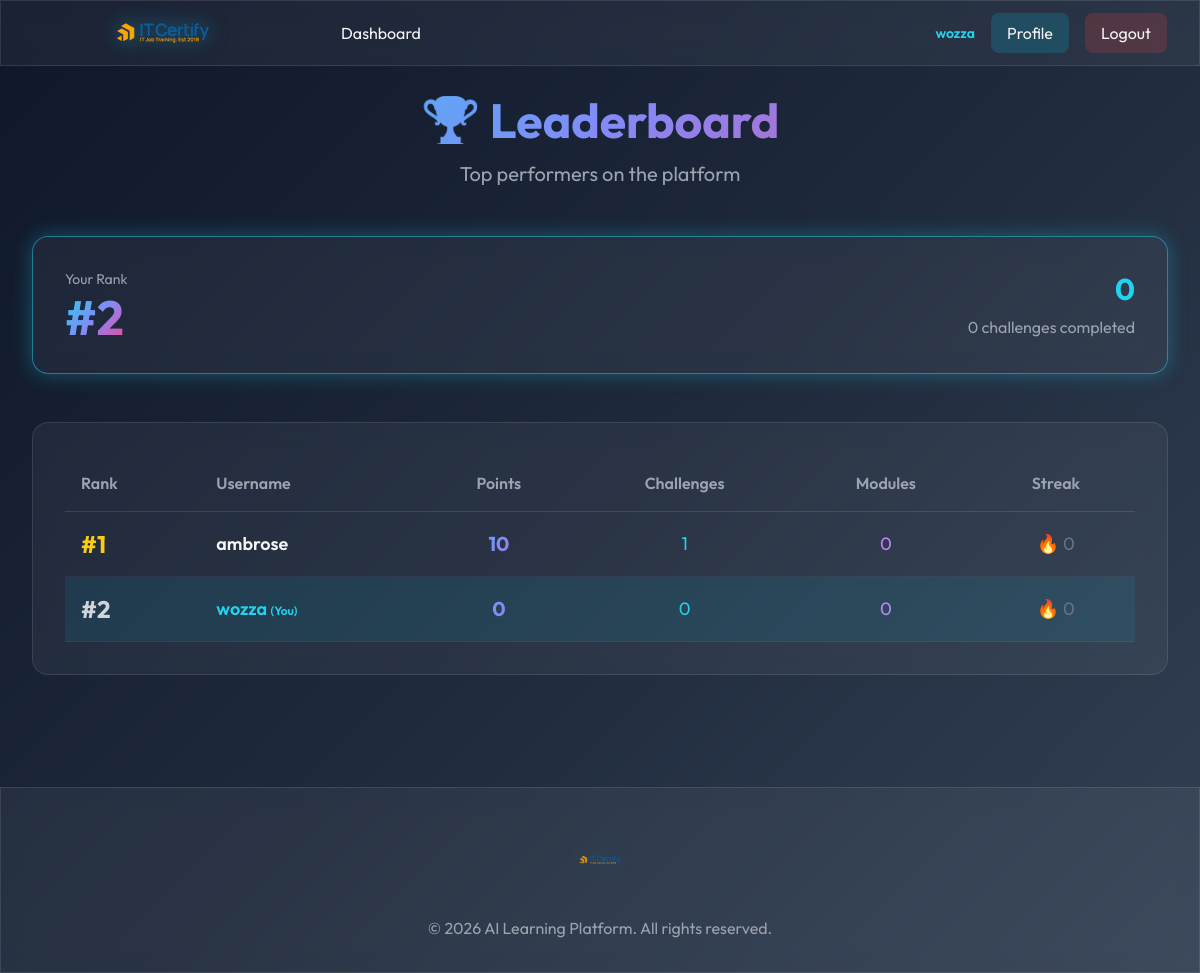
The app's page /leaderboard/ (signed in), older data.
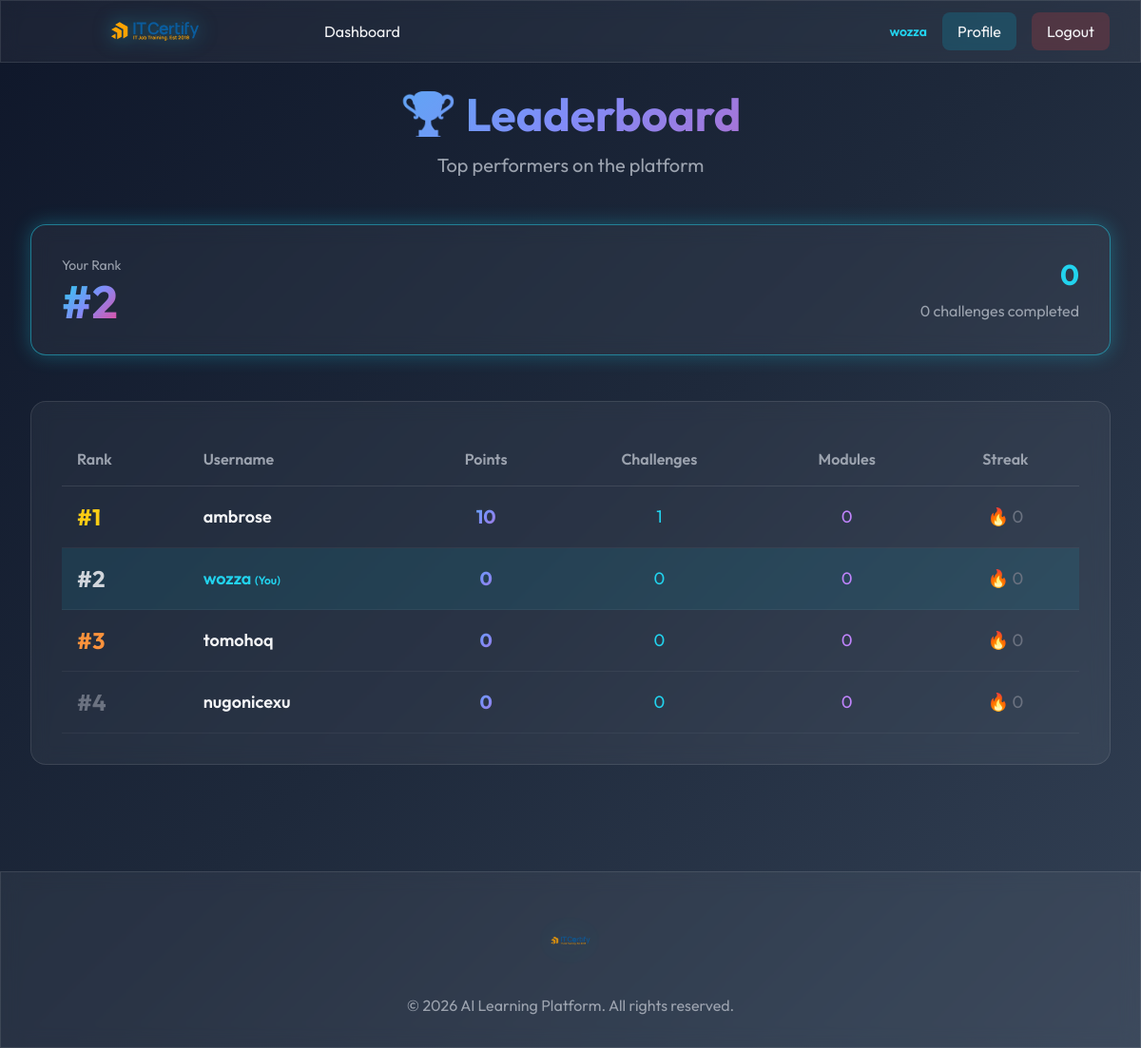
The same page, newer data.
### learning/models.py (models this page shows, shortened)
class Leaderboard(models.Model):
    user = models.OneToOneField(User, on_delete=models.CASCADE, related_name='leaderboard')
    total_points = models.IntegerField(default=0)
    challenges_completed = models.IntegerField(default=0)
    modules_completed = models.IntegerField(default=0)
    current_streak = models.IntegerField(default=0)
    longest_streak = models.IntegerField(default=0)
    last_activity_date = models.DateField(default=timezone.now)
    class Meta:
        ordering = ['-total_points', '-challenges_completed']

### learning/views.py (the view)
# urls.py: path('leaderboard/', views.leaderboard_view, name='leaderboard'),
@login_required
def leaderboard_view(request):
    top_users = Leaderboard.objects.all()[:50]
    user_leaderboard = Leaderboard.objects.get(user=request.user)
    user_rank = Leaderboard.objects.filter(
        total_points__gt=user_leaderboard.total_points
    ).count() + 1
    context = {
        'top_users': top_users,
        'user_leaderboard': user_leaderboard,
        'user_rank': user_rank,
    }
    return render(request, 'leaderboard.html', context)

### templates/leaderboard.html (shortened to what this page needs)
{% extends 'base.html' %}
{% block content %}
<div class="max-w-7xl mx-auto px-4 sm:px-6 lg:px-8">
    <div class="mb-12 text-center">
        <h1 class="text-5xl font-bold mb-4 gradient-text">🏆 Leaderboard</h1>
        <p class="text-xl text-gray-400">Top performers on the platform</p>
    </div>
    <div class="glass-effect rounded-2xl p-8 mb-12 neon-border">
        <div class="flex items-center justify-between">
            <div>
                <div class="text-sm text-gray-400 mb-1">Your Rank</div>
                <div class="text-5xl font-bold gradient-text">#{{ user_rank }}</div>
            </div>
            <div class="text-right">
                <div class="text-3xl font-bold text-cyan-400 mb-2">{{ user_leaderboard.total_points }}</div>
                <div class="text-gray-400">{{ user_leaderboard.challenges_completed }} challenges completed</div>
            </div>
        </div>
    </div>
    <div class="glass-effect rounded-2xl p-8">
        <div class="overflow-x-auto">
            <table class="w-full">
                <thead>
                    <tr class="border-b border-white/10">
                        <th class="text-left py-4 px-4 text-gray-400 font-semibold">Rank</th>
                        <th class="text-left py-4 px-4 text-gray-400 font-semibold">Username</th>
                        <th class="text-center py-4 px-4 text-gray-400 font-semibold">Points</th>
                        <th class="text-center py-4 px-4 text-gray-400 font-semibold">Challenges</th>
                        <th class="text-center py-4 px-4 text-gray-400 font-semibold">Modules</th>
                        <th class="text-center py-4 px-4 text-gray-400 font-semibold">Streak</th>
                    </tr>
                </thead>
                <tbody>
                    {% for performer in top_users %}
                    <tr class="border-b border-white/5 hover:bg-white/5 transition {% if performer.user == user %}bg-cyan-500/10{% endif %}">
                        <td class="py-4 px-4">
                            <span class="text-2xl font-bold
                                {% if forloop.counter == 1 %}text-yellow-400
                                {% elif forloop.counter == 2 %}text-gray-300
                                {% elif forloop.counter == 3 %}text-orange-400
                                {% else %}text-gray-500{% endif %}">
                                #{{ forloop.counter }}
                            </span>
                        </td>
                        <td class="py-4 px-4">
                            <div class="font-semibold text-lg {% if performer.user == user %}text-cyan-400{% endif %}">
                                {{ performer.user.username }}
                                {% if performer.user == user %}
                                <span class="text-xs text-cyan-400">(You)</span>
                                {% endif %}
                            </div>
                        </td>
                        <td class="py-4 px-4 text-center">
                            <div class="text-xl font-bold gradient-text">{{ performer.total_points }}</div>
                        </td>
                        <td class="py-4 px-4 text-center">
                            <div class="text-lg text-cyan-400">{{ performer.challenges_completed }}</div>
                        </td>
                        <td class="py-4 px-4 text-center">
                            <div class="text-lg text-purple-400">{{ performer.modules_completed }}</div>
                        </td>
                        <td class="py-4 px-4 text-center">
                            <div class="text-lg">
                                <span class="{% if performer.current_streak > 0 %}text-orange-400{% else %}text-gray-500{% endif %}">
                                    🔥 {{ performer.current_streak }}
                                </span>
                            </div>
                        </td>
                    </tr>
                    {% endfor %}
                </tbody>
            </table>
        </div>
    </div>
</div>
{% endblock %}

### templates/base.html (shortened to what this page needs)
<!DOCTYPE html>
{% load static %}
<html lang="en">
<head>
    <script src="https://cdn.tailwindcss.com"></script>
</head>
<body class="text-gray-100">
    {% if user.is_authenticated %}
    <nav class="glass-effect fixed w-full top-0 z-50">
        <div class="max-w-7xl mx-auto px-4 sm:px-6 lg:px-8">
            <div class="flex justify-between items-center h-16">
                <div class="flex items-center space-x-8">
                    <a href="{% url 'dashboard' %}" class="flex items-center">
                        <img src="{% static 'images/Logo-3.svg' %}" alt="AI Learning Platform Logo" class="logo-img">
                    </a>
                    <div class="hidden md:flex space-x-4">
                        <a href="{% url 'dashboard' %}" class="px-4 py-2 rounded-lg hover:bg-white/10 transition">
                            Dashboard
                        </a>
                    </div>
                </div>
                <div class="flex items-center space-x-4">
                    <div class="text-sm">
                        <span class="text-cyan-400 font-semibold">{{ user.username }}</span>
                    </div>
                    <a href="{% url 'profile' %}" class="px-4 py-2 rounded-lg bg-cyan-500/20 hover:bg-cyan-500/30 transition">
                        Profile
                    </a>
                    <a href="{% url 'logout' %}" class="px-4 py-2 rounded-lg bg-red-500/20 hover:bg-red-500/30 transition">
                        Logout
                    </a>
                </div>
            </div>
        </div>
    </nav>
    <div class="pt-16">
        {% endif %}
        <main class="{% if user.is_authenticated %}py-8{% else %}py-0{% endif %}">
            {% block content %}{% endblock %}
        </main>
        {% if user.is_authenticated %}
    </div>
    {% endif %}
    <footer class="glass-effect mt-20 py-8">
        <div class="max-w-7xl mx-auto px-4 sm:px-6 lg:px-8">
            <div class="flex flex-col items-center space-y-4">
                <img src="{% static 'images/Logo-3.svg' %}" alt="AI Learning Platform Logo" class="footer-logo">
                <p class="text-gray-400 text-center">
                    &copy; <span id="currentYear"></span> AI Learning Platform. All rights reserved.
                </p>
            </div>
        </div>
    </footer>
</body>
</html>

### templates/base.html (style rules this page uses)
* { font-family: 'Outfit', sans-serif; }
body { background: linear-gradient(135deg, #0F172A 0%, #1E293B 50%, #334155 100%); min-height: 100vh; }
.glass-effect { background: rgba(255, 255, 255, 0.05); backdrop-filter: blur(10px); border: 1px solid rgba(255, 255, 255, 0.1); }
.neon-border { box-shadow: 0 0 20px rgba(34, 211, 238, 0.3); border: 1px solid rgba(34, 211, 238, 0.5); }
.gradient-text { background: linear-gradient(135deg, #22D3EE, #818CF8, #EC4899); -webkit-background-clip: text; -webkit-text-fill-color: transparent; background-clip: text; }
.logo-img { height: 180px; width: auto; filter: drop-shadow(0 0 10px rgba(34, 211, 238, 0.5)); transition: transform 0.3s ease; }
.footer-logo { height: 80px; width: auto; filter: drop-shadow(0 0 15px rgba(34, 211, 238, 0.3)); opacity: 0.8; }

Row changes from the older to the newer data that the page shows:
added Leaderboard: user.username "tomohoq", total_points "0", challenges_completed "0", modules_completed "0", current_streak "0"
added Leaderboard: user.username "nugonicexu", total_points "0", challenges_completed "0", modules_completed "0", current_streak "0"
